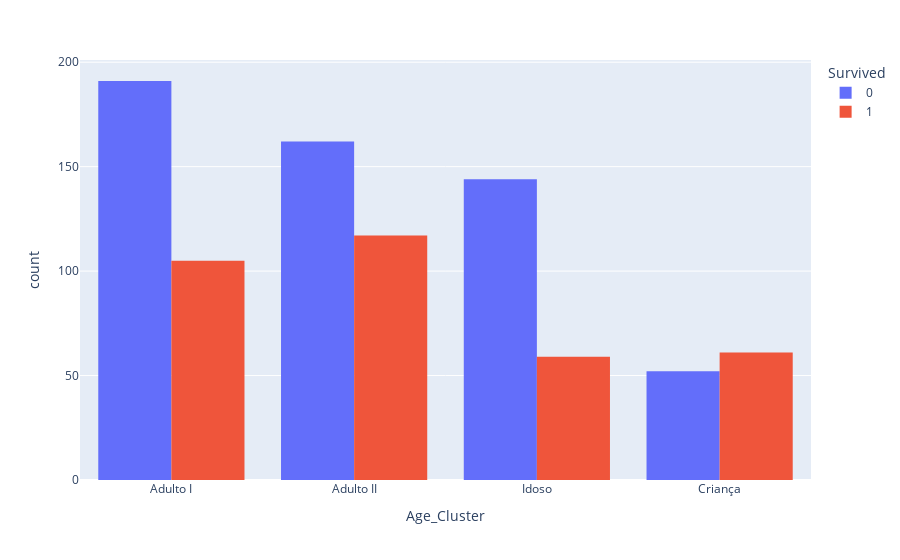

Notebook code cell kept with this figure:
### Code cell
train_age = train.copy()

train_age['Age_Cluster']=train_age['Age'].map(lambda x:clusterage(x))

fig = px.histogram(train_age, x='Age_Cluster', color='Survived', barmode='group')
fig.show()

### Figure 1 — Plotly figure (JSON) as saved in the notebook; plotly's stock layout.template omitted (floating-point values rounded to 4 significant figures; data arrays with more than 128 entries replaced by an {"elided": "..."} marker saying what was removed)
{"data": [{"alignmentgroup": "True", "bingroup": "x", "hovertemplate": "Survived=0<br>Age_Cluster=%{x}<br>count=%{y}<extra></extra>", "legendgroup": "0", "marker": {"color": "#636efa", "pattern": {"shape": ""}}, "name": "0", "offsetgroup": "0", "orientation": "v", "showlegend": true, "type": "histogram", "x": {"elided": "549 str values"}, "xaxis": "x", "yaxis": "y"}, {"alignmentgroup": "True", "bingroup": "x", "hovertemplate": "Survived=1<br>Age_Cluster=%{x}<br>count=%{y}<extra></extra>", "legendgroup": "1", "marker": {"color": "#EF553B", "pattern": {"shape": ""}}, "name": "1", "offsetgroup": "1", "orientation": "v", "showlegend": true, "type": "histogram", "x": {"elided": "342 str values"}, "xaxis": "x", "yaxis": "y"}], "layout": {"barmode": "group", "legend": {"title": {"text": "Survived"}, "tracegroupgap": 0}, "margin": {"t": 60}, "xaxis": {"anchor": "y", "domain": [0, 1], "title": {"text": "Age_Cluster"}}, "yaxis": {"anchor": "x", "domain": [0, 1], "title": {"text": "count"}}}}
